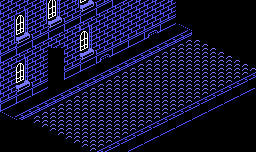

Tiled map render using the project's own tile images. Description and the whole map definition, tile-layer contents included, below:
An orthogonal 32x19 tile map with 8x8 px tiles, 1 tile layer (Tile Layer 1).

<map version="1.0" orientation="orthogonal" renderorder="right-down" width="32" height="19" tilewidth="8" tileheight="8" nextobjectid="1">
 <tileset firstgid="1" name="tiles" tilewidth="8" tileheight="8" tilecount="6144" columns="96">
  <image source="tiles.png" width="768" height="512" />
 </tileset>
 <layer name="Tile Layer 1" width="32" height="19">
  <data encoding="csv">
65,66,65,66,69,162,163,164,165,354,355,356,357,170,547,360,1025,84,179,180,929,84,1219,1,1,1,1,1,1,1,1,1,
65,66,67,68,69,258,259,260,261,84,263,1709,547,360,361,84,1025,84,929,84,1025,180,1219,1,1,1,1219,1,1,1,1,1,
161,162,163,164,165,354,355,356,357,170,359,360,361,84,1025,84,1025,84,457,84,1121,1122,1219,1,1219,1,1,1,1,1,1,1,
257,258,259,260,1025,84,263,1709,547,266,67,68,1025,84,1025,84,1025,84,275,276,1217,1218,373,374,1,1,1,1,1,1,1,1,
353,354,355,356,357,170,359,360,361,84,163,164,1025,84,1025,180,1121,1122,371,372,1,1032,1221,1316,1,1,1,1,1,1,1,1,
449,450,263,1709,547,360,553,180,457,84,259,260,457,84,1121,1122,1217,1218,1,1032,1221,1316,1317,1320,1320,569,1,1,1,1,1,1,
545,546,641,642,361,180,1219,1219,1025,84,355,356,275,276,1217,1218,1,1032,1221,1316,1317,1320,1320,1320,1320,1320,1320,569,1,1,1,1,
641,642,67,68,1025,180,1219,1219,1025,180,263,1709,371,372,1,1032,1221,1316,1317,1320,1320,1320,1320,1320,1320,1320,1320,1320,1320,569,1,1,
737,180,163,164,1025,180,1219,1219,1121,1122,1217,1218,1,1032,1221,1316,1317,1320,1320,1320,1320,1320,1320,1320,1320,1320,1320,1320,1320,1320,1320,569,
833,180,259,260,1025,180,1219,1219,1217,1218,1,1032,1221,1316,1317,1320,1320,1320,1320,1320,1320,1320,1320,1320,1320,1320,1320,1320,1320,1320,1237,1708,
929,180,355,356,1121,1122,1219,1219,1,1032,1221,1316,1317,1320,1320,1320,1320,1320,1320,1320,1320,1320,1320,1320,1320,1320,1320,1320,1237,1708,1709,1,
1025,180,263,1709,1217,1218,1125,1032,1221,1316,1317,1320,1320,1320,1320,1320,1320,1320,1320,1320,1320,1320,1320,1320,1320,1320,1237,1708,1709,1,1805,1806,
1121,1122,1217,1218,1,1032,1221,1316,1317,1320,1320,1320,1320,1320,1320,1320,1320,1320,1320,1320,1320,1320,1320,1320,1237,1708,1709,1,1805,1806,1,1,
1217,1218,1,1032,1221,1316,1317,1320,1320,1320,1320,1320,1320,1320,1320,1320,1320,1320,1320,1320,1320,1320,1237,1708,1709,1,1805,1806,1,1,1,1,
1313,1314,1315,1316,1317,1320,1320,1320,1320,1320,1320,1320,1320,1320,1320,1320,1320,1320,1320,1320,1237,1708,1709,1,1805,1806,1,1,1,1,1,1,
1,1,1,1,1412,1320,1320,1320,1320,1320,1320,1320,1320,1320,1320,1320,1320,1320,1237,1708,1709,1,1805,1806,1,1,1,1,1,1,1,1,
1,1,1,1,1,1,1412,1320,1320,1320,1320,1320,1320,1320,1320,1320,1237,1708,1709,1,1805,1806,1,1,1,1,1,1,1,1,1,1,
1,1,1,1,1,1,1,1,1412,1320,1320,1320,1320,1320,1237,1708,1709,1,1805,1806,1,1,1,1,1,1,1,1,1,1,1,1,
1,1,1,1,1,1,1,1,1,1,1412,1320,1237,1708,1709,1,1805,1806,1,1,1,1,1,1,1,1,1,1,1,1,1,1
</data>
 </layer>
</map>
